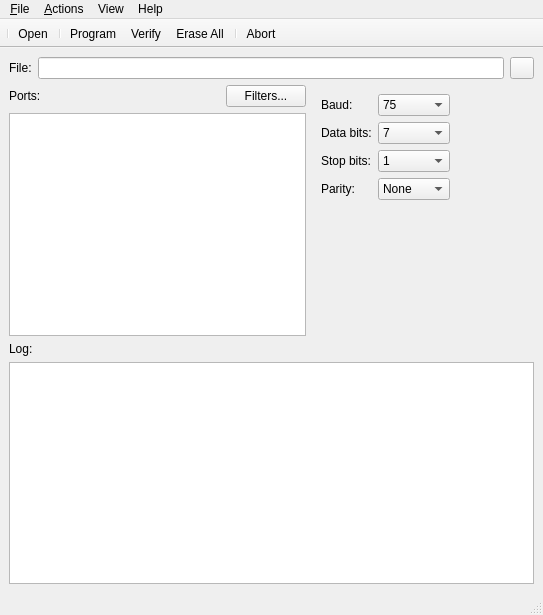
<?xml version="1.0" encoding="UTF-8"?>
<ui version="4.0">
 <class>mainwindow</class>
 <widget class="QMainWindow" name="mainwindow">
  <property name="geometry">
   <rect>
    <x>0</x>
    <y>0</y>
    <width>543</width>
    <height>615</height>
   </rect>
  </property>
  <property name="windowTitle">
   <string>Device Firmware Update Host Tool</string>
  </property>
  <widget class="QWidget" name="m_centralwidget_p">
   <layout class="QGridLayout" name="gridLayout" columnstretch="2,1">
    <item row="0" column="0" colspan="2">
     <layout class="QHBoxLayout" name="m_horizontal_layout_p">
      <item>
       <widget class="QLabel" name="m_file_label_p">
        <property name="text">
         <string>File:</string>
        </property>
       </widget>
      </item>
      <item>
       <widget class="QLineEdit" name="m_file_lineedit_p"/>
      </item>
      <item>
       <widget class="QPushButton" name="m_file_pushbutton_p">
        <property name="maximumSize">
         <size>
          <width>24</width>
          <height>24</height>
         </size>
        </property>
        <property name="text">
         <string/>
        </property>
       </widget>
      </item>
     </layout>
    </item>
    <item row="1" column="0">
     <layout class="QHBoxLayout" name="m_horizontal_layout_2_p">
      <item>
       <widget class="QLabel" name="m_ports_label_p">
        <property name="text">
         <string>Ports:</string>
        </property>
       </widget>
      </item>
      <item>
       <spacer name="m_horizontalspacer_p">
        <property name="orientation">
         <enum>Qt::Horizontal</enum>
        </property>
        <property name="sizeHint" stdset="0">
         <size>
          <width>40</width>
          <height>20</height>
         </size>
        </property>
       </spacer>
      </item>
      <item>
       <widget class="QPushButton" name="m_filter_pushbutton_p">
        <property name="text">
         <string>Filters...</string>
        </property>
       </widget>
      </item>
     </layout>
    </item>
    <item row="1" column="1" rowspan="2">
     <widget class="QStackedWidget" name="m_stackedwidget_p">
      <property name="currentIndex">
       <number>1</number>
      </property>
      <widget class="QWidget" name="m_blankpage_p"/>
      <widget class="QWidget" name="m_uartpage_p">
       <layout class="QGridLayout" name="gridLayout_3">
        <item row="0" column="0">
         <widget class="QLabel" name="m_uart_baud_label_p">
          <property name="text">
           <string>Baud:</string>
          </property>
          <property name="alignment">
           <set>Qt::AlignLeading|Qt::AlignLeft|Qt::AlignVCenter</set>
          </property>
         </widget>
        </item>
        <item row="0" column="1">
         <widget class="QComboBox" name="m_uart_baud_combobox_p">
          <item>
           <property name="text">
            <string>75</string>
           </property>
          </item>
          <item>
           <property name="text">
            <string>110</string>
           </property>
          </item>
          <item>
           <property name="text">
            <string>134</string>
           </property>
          </item>
          <item>
           <property name="text">
            <string>150</string>
           </property>
          </item>
          <item>
           <property name="text">
            <string>300</string>
           </property>
          </item>
          <item>
           <property name="text">
            <string>600</string>
           </property>
          </item>
          <item>
           <property name="text">
            <string>1200</string>
           </property>
          </item>
          <item>
           <property name="text">
            <string>2400</string>
           </property>
          </item>
          <item>
           <property name="text">
            <string>4800</string>
           </property>
          </item>
          <item>
           <property name="text">
            <string>7200</string>
           </property>
          </item>
          <item>
           <property name="text">
            <string>9600</string>
           </property>
          </item>
          <item>
           <property name="text">
            <string>14400</string>
           </property>
          </item>
          <item>
           <property name="text">
            <string>19200</string>
           </property>
          </item>
          <item>
           <property name="text">
            <string>38400</string>
           </property>
          </item>
          <item>
           <property name="text">
            <string>56000</string>
           </property>
          </item>
          <item>
           <property name="text">
            <string>57600</string>
           </property>
          </item>
          <item>
           <property name="text">
            <string>115200</string>
           </property>
          </item>
          <item>
           <property name="text">
            <string>128000</string>
           </property>
          </item>
          <item>
           <property name="text">
            <string>230400</string>
           </property>
          </item>
          <item>
           <property name="text">
            <string>460800</string>
           </property>
          </item>
          <item>
           <property name="text">
            <string>921600</string>
           </property>
          </item>
         </widget>
        </item>
        <item row="1" column="0">
         <widget class="QLabel" name="m_uart_databits_label_p">
          <property name="text">
           <string>Data bits:</string>
          </property>
          <property name="alignment">
           <set>Qt::AlignLeading|Qt::AlignLeft|Qt::AlignVCenter</set>
          </property>
         </widget>
        </item>
        <item row="1" column="1">
         <widget class="QComboBox" name="m_uart_databits_combobox_p">
          <item>
           <property name="text">
            <string>7</string>
           </property>
          </item>
          <item>
           <property name="text">
            <string>8</string>
           </property>
          </item>
         </widget>
        </item>
        <item row="1" column="2" rowspan="2">
         <spacer name="horizontalSpacer">
          <property name="orientation">
           <enum>Qt::Horizontal</enum>
          </property>
          <property name="sizeHint" stdset="0">
           <size>
            <width>91</width>
            <height>20</height>
           </size>
          </property>
         </spacer>
        </item>
        <item row="2" column="0">
         <widget class="QLabel" name="m_uart_stopbits_label_p">
          <property name="text">
           <string>Stop bits:</string>
          </property>
          <property name="alignment">
           <set>Qt::AlignLeading|Qt::AlignLeft|Qt::AlignVCenter</set>
          </property>
         </widget>
        </item>
        <item row="2" column="1">
         <widget class="QComboBox" name="m_uart_stopbits_combobox_p">
          <property name="enabled">
           <bool>true</bool>
          </property>
          <item>
           <property name="text">
            <string>1</string>
           </property>
          </item>
          <item>
           <property name="text">
            <string>1.5</string>
           </property>
          </item>
          <item>
           <property name="text">
            <string>2</string>
           </property>
          </item>
         </widget>
        </item>
        <item row="3" column="0">
         <widget class="QLabel" name="m_uart_parity_label_p">
          <property name="text">
           <string>Parity:</string>
          </property>
          <property name="alignment">
           <set>Qt::AlignLeading|Qt::AlignLeft|Qt::AlignVCenter</set>
          </property>
         </widget>
        </item>
        <item row="3" column="1">
         <widget class="QComboBox" name="m_uart_parity_combobox_p">
          <item>
           <property name="text">
            <string>None</string>
           </property>
          </item>
          <item>
           <property name="text">
            <string>Odd</string>
           </property>
          </item>
          <item>
           <property name="text">
            <string>Even</string>
           </property>
          </item>
         </widget>
        </item>
        <item row="4" column="1">
         <spacer name="m_verticalspacer4_p">
          <property name="orientation">
           <enum>Qt::Vertical</enum>
          </property>
          <property name="sizeHint" stdset="0">
           <size>
            <width>20</width>
            <height>81</height>
           </size>
          </property>
         </spacer>
        </item>
       </layout>
      </widget>
      <widget class="QWidget" name="m_i2cpage_p">
       <layout class="QVBoxLayout" name="verticalLayout_3">
        <item>
         <layout class="QHBoxLayout" name="m_horizontal_layout_6_p">
          <item>
           <widget class="QLabel" name="m_i2c_address_label_p">
            <property name="text">
             <string>I2C address:</string>
            </property>
           </widget>
          </item>
          <item>
           <widget class="QLineEdit" name="m_i2c_address_lineedit_p">
            <property name="text">
             <string>0</string>
            </property>
           </widget>
          </item>
         </layout>
        </item>
        <item>
         <widget class="QGroupBox" name="m_groupbox2_p">
          <property name="title">
           <string>I2C speed</string>
          </property>
          <layout class="QVBoxLayout" name="verticalLayout_2">
           <item>
            <widget class="QRadioButton" name="m_i2c_1megahertz_radiobutton_p">
             <property name="text">
              <string>1 MHz</string>
             </property>
            </widget>
           </item>
           <item>
            <widget class="QRadioButton" name="m_i2c_400kilohertz_radiobutton_p">
             <property name="text">
              <string>400 kHz</string>
             </property>
             <property name="checked">
              <bool>true</bool>
             </property>
            </widget>
           </item>
           <item>
            <widget class="QRadioButton" name="m_i2c_100kilohertz_radiobutton_p">
             <property name="text">
              <string>100 kHz</string>
             </property>
            </widget>
           </item>
           <item>
            <widget class="QRadioButton" name="m_i2c_50kilohertz_radiobutton_p">
             <property name="text">
              <string>50 kHz</string>
             </property>
            </widget>
           </item>
          </layout>
         </widget>
        </item>
        <item>
         <spacer name="m_verticalspacer2_p">
          <property name="orientation">
           <enum>Qt::Vertical</enum>
          </property>
          <property name="sizeHint" stdset="0">
           <size>
            <width>20</width>
            <height>40</height>
           </size>
          </property>
         </spacer>
        </item>
       </layout>
      </widget>
      <widget class="QWidget" name="m_spipage_p">
       <layout class="QGridLayout" name="gridLayout_2">
        <item row="0" column="0" colspan="2">
         <layout class="QHBoxLayout" name="m_horizontal_layout_7_p">
          <item>
           <widget class="QLabel" name="m_spi_clockspeed_label_p">
            <property name="text">
             <string>Clock speed:</string>
            </property>
           </widget>
          </item>
          <item>
           <widget class="QComboBox" name="m_spi_clockspeed_combobox_p"/>
          </item>
         </layout>
        </item>
        <item row="1" column="0">
         <widget class="QGroupBox" name="m_spi_shiftdirection_groupbox_p">
          <property name="title">
           <string>Shift direction</string>
          </property>
          <layout class="QVBoxLayout" name="verticalLayout_6">
           <item>
            <widget class="QRadioButton" name="m_spi_msbfirst_radiobutton_p">
             <property name="text">
              <string>MSB first</string>
             </property>
             <property name="checked">
              <bool>true</bool>
             </property>
            </widget>
           </item>
           <item>
            <widget class="QRadioButton" name="m_spi_lsbfirst_radiobutton_p">
             <property name="text">
              <string>LSB first</string>
             </property>
            </widget>
           </item>
          </layout>
         </widget>
        </item>
        <item row="1" column="1" rowspan="2">
         <widget class="QGroupBox" name="m_spi_mode_groupbox_p">
          <property name="title">
           <string>Mode</string>
          </property>
          <layout class="QVBoxLayout" name="verticalLayout_7">
           <item>
            <widget class="QRadioButton" name="m_spi_mode00_radiobutton_p">
             <property name="text">
              <string>Mode 00</string>
             </property>
             <property name="checked">
              <bool>true</bool>
             </property>
            </widget>
           </item>
           <item>
            <widget class="QRadioButton" name="m_spi_mode01_radiobutton_p">
             <property name="text">
              <string>Mode 01</string>
             </property>
            </widget>
           </item>
           <item>
            <widget class="QRadioButton" name="m_spi_mode02_radiobutton_p">
             <property name="text">
              <string>Mode 10</string>
             </property>
            </widget>
           </item>
           <item>
            <widget class="QRadioButton" name="m_spi_mode03_radiobutton_p">
             <property name="text">
              <string>Mode 11</string>
             </property>
            </widget>
           </item>
          </layout>
         </widget>
        </item>
        <item row="2" column="0" rowspan="2">
         <spacer name="m_verticalspacer_p">
          <property name="orientation">
           <enum>Qt::Vertical</enum>
          </property>
          <property name="sizeHint" stdset="0">
           <size>
            <width>20</width>
            <height>78</height>
           </size>
          </property>
         </spacer>
        </item>
        <item row="3" column="1">
         <spacer name="m_verticalspacer3_p">
          <property name="orientation">
           <enum>Qt::Vertical</enum>
          </property>
          <property name="sizeHint" stdset="0">
           <size>
            <width>20</width>
            <height>24</height>
           </size>
          </property>
         </spacer>
        </item>
       </layout>
      </widget>
     </widget>
    </item>
    <item row="2" column="0">
     <widget class="QListWidget" name="m_port_listwidget_p"/>
    </item>
    <item row="3" column="0">
     <widget class="QLabel" name="m_log_label_p">
      <property name="text">
       <string>Log:</string>
      </property>
     </widget>
    </item>
    <item row="4" column="0" colspan="2">
     <widget class="QPlainTextEdit" name="m_log_textedit_p">
      <property name="horizontalScrollBarPolicy">
       <enum>Qt::ScrollBarAlwaysOff</enum>
      </property>
      <property name="readOnly">
       <bool>true</bool>
      </property>
     </widget>
    </item>
   </layout>
  </widget>
  <widget class="QMenuBar" name="menubar">
   <property name="geometry">
    <rect>
     <x>0</x>
     <y>0</y>
     <width>543</width>
     <height>26</height>
    </rect>
   </property>
   <widget class="QMenu" name="menuFile">
    <property name="title">
     <string>&amp;File</string>
    </property>
    <addaction name="m_open_action_p"/>
    <addaction name="m_savelogas_action_p"/>
    <addaction name="m_clearlog_action_p"/>
    <addaction name="separator"/>
    <addaction name="m_exit_action_p"/>
   </widget>
   <widget class="QMenu" name="menuActions">
    <property name="title">
     <string>&amp;Actions</string>
    </property>
    <addaction name="m_program_action_p"/>
    <addaction name="m_verify_action_p"/>
    <addaction name="m_eraseall_action_p"/>
    <addaction name="separator"/>
    <addaction name="m_abort_action_p"/>
   </widget>
   <widget class="QMenu" name="menuHelp">
    <property name="title">
     <string>Help</string>
    </property>
    <addaction name="m_viewhelp_action_p"/>
    <addaction name="separator"/>
    <addaction name="m_about_action_p"/>
   </widget>
   <widget class="QMenu" name="menuView">
    <property name="title">
     <string>View</string>
    </property>
   </widget>
   <addaction name="menuFile"/>
   <addaction name="menuActions"/>
   <addaction name="menuView"/>
   <addaction name="menuHelp"/>
  </widget>
  <widget class="QToolBar" name="m_toolbar_p">
   <property name="windowTitle">
    <string>toolBar</string>
   </property>
   <property name="movable">
    <bool>false</bool>
   </property>
   <property name="floatable">
    <bool>false</bool>
   </property>
   <attribute name="toolBarArea">
    <enum>TopToolBarArea</enum>
   </attribute>
   <attribute name="toolBarBreak">
    <bool>false</bool>
   </attribute>
   <addaction name="separator"/>
   <addaction name="m_open_action_p"/>
   <addaction name="separator"/>
   <addaction name="m_program_action_p"/>
   <addaction name="m_verify_action_p"/>
   <addaction name="m_eraseall_action_p"/>
   <addaction name="separator"/>
   <addaction name="m_abort_action_p"/>
  </widget>
  <widget class="QStatusBar" name="statusBar"/>
  <action name="m_open_action_p">
   <property name="icon">
    <iconset>
     <normaloff>../../resources/images/Open-file.ico</normaloff>../../resources/images/Open-file.ico</iconset>
   </property>
   <property name="text">
    <string>&amp;Open...</string>
   </property>
   <property name="shortcut">
    <string>Ctrl+O</string>
   </property>
  </action>
  <action name="m_savelogas_action_p">
   <property name="text">
    <string>&amp;Save Log As...</string>
   </property>
   <property name="shortcut">
    <string>Ctrl+S</string>
   </property>
  </action>
  <action name="m_clearlog_action_p">
   <property name="text">
    <string>&amp;Clear Log</string>
   </property>
  </action>
  <action name="m_exit_action_p">
   <property name="text">
    <string>E&amp;xit</string>
   </property>
   <property name="shortcut">
    <string>Alt+F4</string>
   </property>
  </action>
  <action name="m_program_action_p">
   <property name="icon">
    <iconset>
     <normaloff>../../resources/images/Program-flash-memory-of-the-target-device.ico</normaloff>../../resources/images/Program-flash-memory-of-the-target-device.ico</iconset>
   </property>
   <property name="text">
    <string>Program</string>
   </property>
   <property name="shortcut">
    <string>F5</string>
   </property>
  </action>
  <action name="m_verify_action_p">
   <property name="icon">
    <iconset>
     <normaloff>../../resources/images/Verify-programmed-flash-memory-against-the-given-file.ico</normaloff>../../resources/images/Verify-programmed-flash-memory-against-the-given-file.ico</iconset>
   </property>
   <property name="text">
    <string>&amp;Verify</string>
   </property>
   <property name="shortcut">
    <string>F8</string>
   </property>
  </action>
  <action name="m_eraseall_action_p">
   <property name="icon">
    <iconset>
     <normaloff>../../resources/images/Erase-flash-memory-of-the-target-device.ico</normaloff>../../resources/images/Erase-flash-memory-of-the-target-device.ico</iconset>
   </property>
   <property name="text">
    <string>&amp;Erase All</string>
   </property>
   <property name="shortcut">
    <string>F9</string>
   </property>
  </action>
  <action name="m_abort_action_p">
   <property name="icon">
    <iconset>
     <normaloff>../../resources/images/Abort-programming-operation.ico</normaloff>../../resources/images/Abort-programming-operation.ico</iconset>
   </property>
   <property name="text">
    <string>&amp;Abort</string>
   </property>
   <property name="shortcut">
    <string>F10</string>
   </property>
  </action>
  <action name="m_viewhelp_action_p">
   <property name="text">
    <string>View Help</string>
   </property>
   <property name="shortcut">
    <string>F1</string>
   </property>
  </action>
  <action name="m_about_action_p">
   <property name="text">
    <string>About Device Firmware Update Host Tool</string>
   </property>
  </action>
  <action name="actionNotice_List">
   <property name="text">
    <string>Notice List</string>
   </property>
  </action>
  <action name="actionToolbar">
   <property name="text">
    <string>Toolbar</string>
   </property>
  </action>
 </widget>
 <tabstops>
  <tabstop>m_file_lineedit_p</tabstop>
  <tabstop>m_file_pushbutton_p</tabstop>
  <tabstop>m_filter_pushbutton_p</tabstop>
  <tabstop>m_port_listwidget_p</tabstop>
  <tabstop>m_i2c_address_lineedit_p</tabstop>
  <tabstop>m_i2c_1megahertz_radiobutton_p</tabstop>
  <tabstop>m_i2c_400kilohertz_radiobutton_p</tabstop>
  <tabstop>m_i2c_100kilohertz_radiobutton_p</tabstop>
  <tabstop>m_i2c_50kilohertz_radiobutton_p</tabstop>
  <tabstop>m_spi_clockspeed_combobox_p</tabstop>
  <tabstop>m_spi_msbfirst_radiobutton_p</tabstop>
  <tabstop>m_spi_lsbfirst_radiobutton_p</tabstop>
  <tabstop>m_spi_mode00_radiobutton_p</tabstop>
  <tabstop>m_spi_mode01_radiobutton_p</tabstop>
  <tabstop>m_spi_mode02_radiobutton_p</tabstop>
  <tabstop>m_spi_mode03_radiobutton_p</tabstop>
  <tabstop>m_uart_baud_combobox_p</tabstop>
  <tabstop>m_uart_databits_combobox_p</tabstop>
  <tabstop>m_uart_stopbits_combobox_p</tabstop>
  <tabstop>m_uart_parity_combobox_p</tabstop>
  <tabstop>m_log_textedit_p</tabstop>
 </tabstops>
 <resources>
  <include location="../../resources/dfu.qrc"/>
 </resources>
 <connections/>
</ui>
